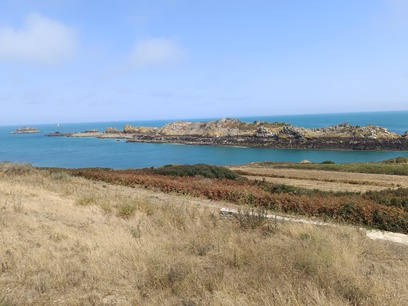
%> input picture cancale1.jpg, 408 x 306 px
$ octave --eval "result = harris(rgb2gray(imread('../cancale1.jpg')));"   (GNU Octave 9; MATLAB toolbox functions it lacks are replaced by stand-ins)
%> lines starting %> are read from the running program, lines starting %| are printed output that depends on the picture
function [XY,R]=harris(Im,TailleFenetre,NbPoints,k)
%[XY,Res]=harris(Im,TailleFenetre,NbPoints,k);
%
% Im -> image
% TailleFenetre -> taille (impaire) de la fenetre du voisinage
%                  valeurs conseillees : entre 9 et 25
% NbPoints -> nombre de points desires
% k -> poids utilise dans le calcul de la reponse R, k dans [0.04,0.06]
% XY -> Matrice de taille NbPointsx2 contenant
%         respectivement les abscisses et les oordonnees des points
%         d'interets extraits
%      ATTENTION : La fonction de Harris ne doit pas retourner des points sur les bords
% R -> Image des reponses par le detecteur de Harris

%%%%%%%%%%%%%%%%%%%%%%%%%%%%%%%%%%%%%%%%%%%%%%%%%%%%%%%%%%%%%%%%%%%%%%%%%%%%%%%%%%%%%%%%%%%%%%%%
% Nota bene : les coordonnees utilisees sont x=j (numero de colonne) et y=i (numero de ligne). %
%%%%%%%%%%%%%%%%%%%%%%%%%%%%%%%%%%%%%%%%%%%%%%%%%%%%%%%%%%%%%%%%%%%%%%%%%%%%%%%%%%%%%%%%%%%%%%%%

% Verification et correction eventuelle des parametres donnes
if nargin < 4, k=0.05;      end
if nargin < 3, NbPoints=50;      end
if nargin < 2, TailleFenetre=9;  end

% (1.1) Calcul des dérivées images suivant les lignes et les colonnes
%       en utilisant la fonction gradient
Im = double(Im);
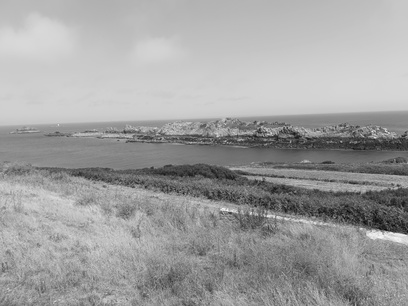
%> Im: size 306x408 double; min 10, max 248, mean 159.6
%%% A COMPLETER %%%
[Ii,Ij] = gradient(Im);
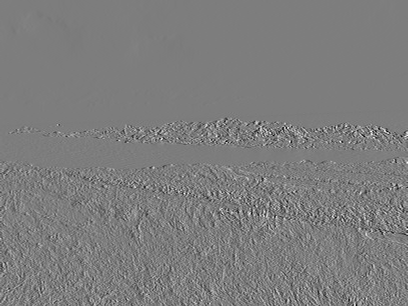
%> Ii: size 306x408 double; min -61, max 63, mean -0.1; drawn with min black and max white
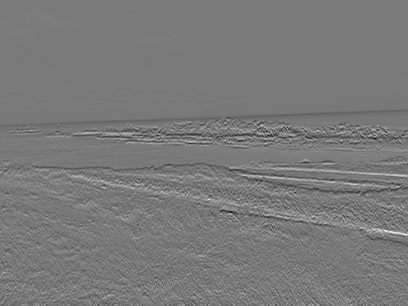
%> Ij: size 306x408 double; min -94.5, max 103, mean -0.1; drawn with min black and max white

% (1.2) Calcul du filtre de lissage gaussien
% Calcul de sigma en fonction de la taille de la fenetre
sig = (TailleFenetre - 1)/4;
% Utilisation de fspecial
%%% A COMPLETER %%%
% L = imgaussfilt(Im,sig);
L = fspecial("gaussian",TailleFenetre,sig);

% (1.3) Calcul de la reponse R
% Calcul des elements A, B et C puis calcul de la reponse suivant l'equation (1)
% Utiliser conv2 avec l'option 'same' pour appliquer le filtre de lissage L
%%% A COMPLETER %%%

A = conv2(Ij.^2, L, "same");
B = conv2(Ii.^2, L, "same");
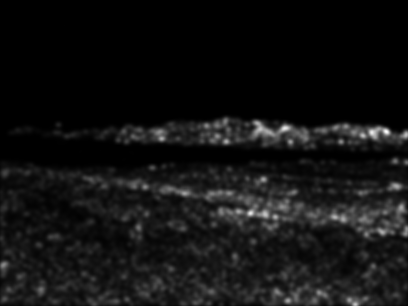
%> B: size 306x408 double; min 0, max 705.3, mean 50.4; drawn with min black and max white
C = conv2(Ij .* Ii, L, "same");
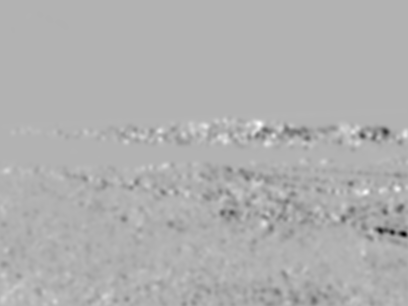
%> C: size 306x408 double; min -592.4, max 253.8, mean -8.5; drawn with min black and max white
R = (A .* B - C.^2) - (k * (A+B).^2);
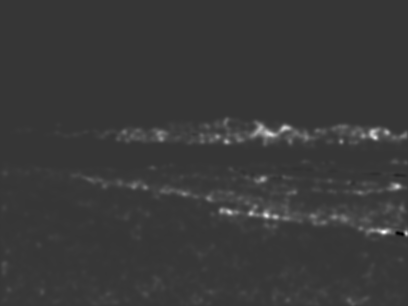
%> R: size 306x408 double; min -97696.3, max 359155.4, mean 6789.2; drawn with min black and max white

% (2.1) Suppression des non-maxima locaux suivant l'equation (2)
% ATTENTION : il faut gérer le cas particulier des bords
% 1) Il est impossible de calculer le maximum local car une partie du voisinage n'existe pas
% 2) Il faut leur attribuer la valeur minimale afin qu'il ne soit pas selectionne par la suite
%%% A COMPLETER %%%
n2=floor(TailleFenetre/2);
[l,c]=size(Im);
%> l = 306; c = 408
Res=zeros(l,c);
for i=(n2+1):(l-n2)
  for j=(n2+1):(c-n2)
   if R(i,j) == max(R(i-n2:i+n2,j-n2:j+n2),[],"all")
     Res(i,j)=R(i,j);
   end
  end
end
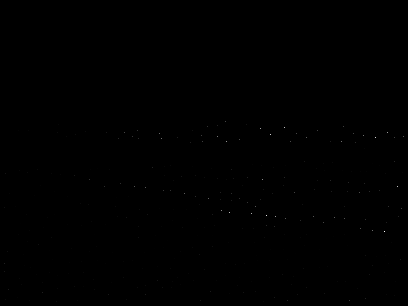
%> Res: size 306x408 double; min -0.0469, max 359155.4, mean 103.8; drawn with min black and max white

% (2.2) Selection des NbPoints en fonction de "NbPoints" reponses les plus fortes
% Tri des reponses : utiliser sort en LINEARISANT Res au préalable
%%% A COMPLETER %%%
[~,is]=sort(Res(:),'descend');

% Selection des indices de NbPoints de plus fortes reponses
%%% A COMPLETER %%%
is = is(1:NbPoints);
%> is = 50 values, max 123455 at index 25, min 38077 at index 37, mean 85706.6

% Calcul des indices dans l'image
% Utiliser ind2sub, attention a l'ordre pour recuperer les coordonnees
%%% A COMPLETER %%%
[Y,X]= ind2sub([l c], is);
%> Y = 50 values, max 301 at index 48, min 122 at index 39, mean 173.4; X = 50 values, max 404 at index 25, min 125 at index 37, mean 280.5

%%% A COMPLETER %%%
XY = [X Y];
%> XY = 50 rows, first 12: [385 232; 267 216; 376 138; 271 135; 285 128; 398 187; 230 213; 252 214; 261 129; 388 133; 276 217; 227 142]
%> `result = harris(rgb2gray(imread('../cancale1.jpg')));`: result has the same summary as XY in harris

$ run again, on cancale2.jpg
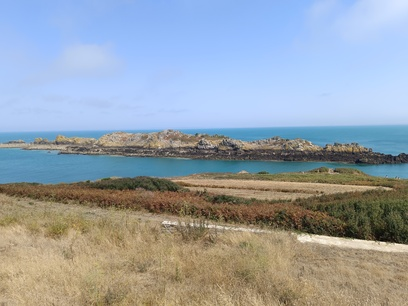
%> input picture cancale2.jpg, 408 x 306 px
%> in harris, `C = conv2(Ij .* Ii, L, "same");`:
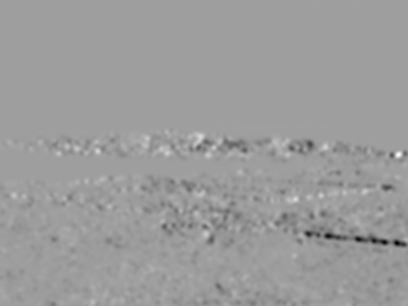
%> C: size 306x408 double; min -562.9, max 342.8, mean -7.9; drawn with min black and max white
%> in harris, `R = (A .* B - C.^2) - (k * (A+B).^2);`:
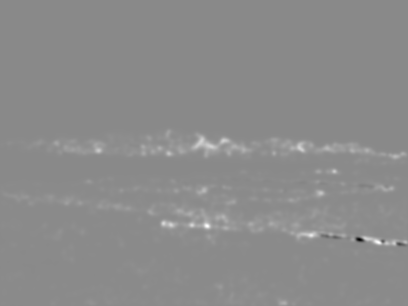
%> R: size 306x408 double; min -431581.2, max 366307.9, mean 6063.3; drawn with min black and max white
%> is = 50 values, max 121027 at index 20, min 17280 at index 44, mean 79185.2
%> Y = 50 values, max 244 at index 12, min 141 at index 11, mean 188.2; X = 50 values, max 396 at index 20, min 57 at index 44, mean 259.2
%> XY = 50 rows, first 12: [379 243; 208 227; 312 236; 164 224; 171 225; 193 226; 300 148; 202 142; 367 239; 211 147; 224 141; 395 244]
%> result has the same summary as XY in harris

$ run again, on cancale3.jpg
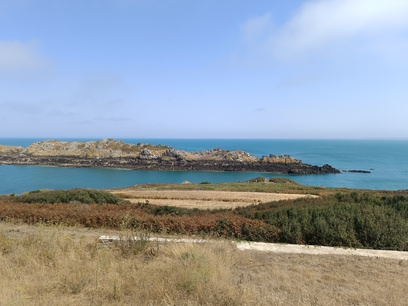
%> input picture cancale3.jpg, 408 x 306 px
%> in harris, `C = conv2(Ij .* Ii, L, "same");`:
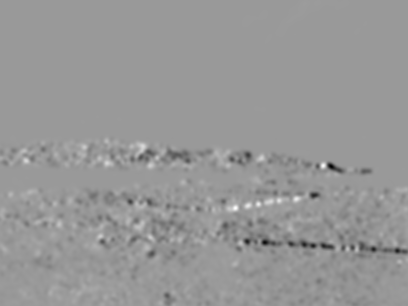
%> C: size 306x408 double; min -450.6, max 296.6, mean -6.1; drawn with min black and max white
%> in harris, `R = (A .* B - C.^2) - (k * (A+B).^2);`:
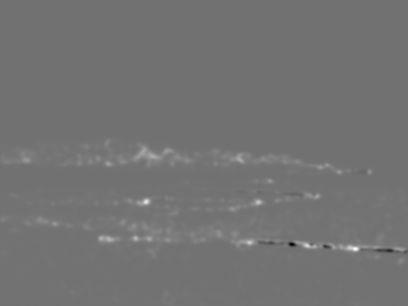
%> R: size 306x408 double; min -411785.9, max 509796.3, mean 5619; drawn with min black and max white
%> is = 50 values, max 123262 at index 20, min 8117 at index 24, mean 69650.2
%> Y = 50 values, max 261 at index 47, min 152 at index 13, mean 206.6; X = 50 values, max 403 at index 20, min 27 at index 24, mean 227.9
%> XY = 50 rows, first 12: [356 249; 147 202; 308 246; 250 243; 259 203; 136 239; 110 240; 102 239; 315 247; 154 157; 240 160; 150 239]
%> result has the same summary as XY in harris
